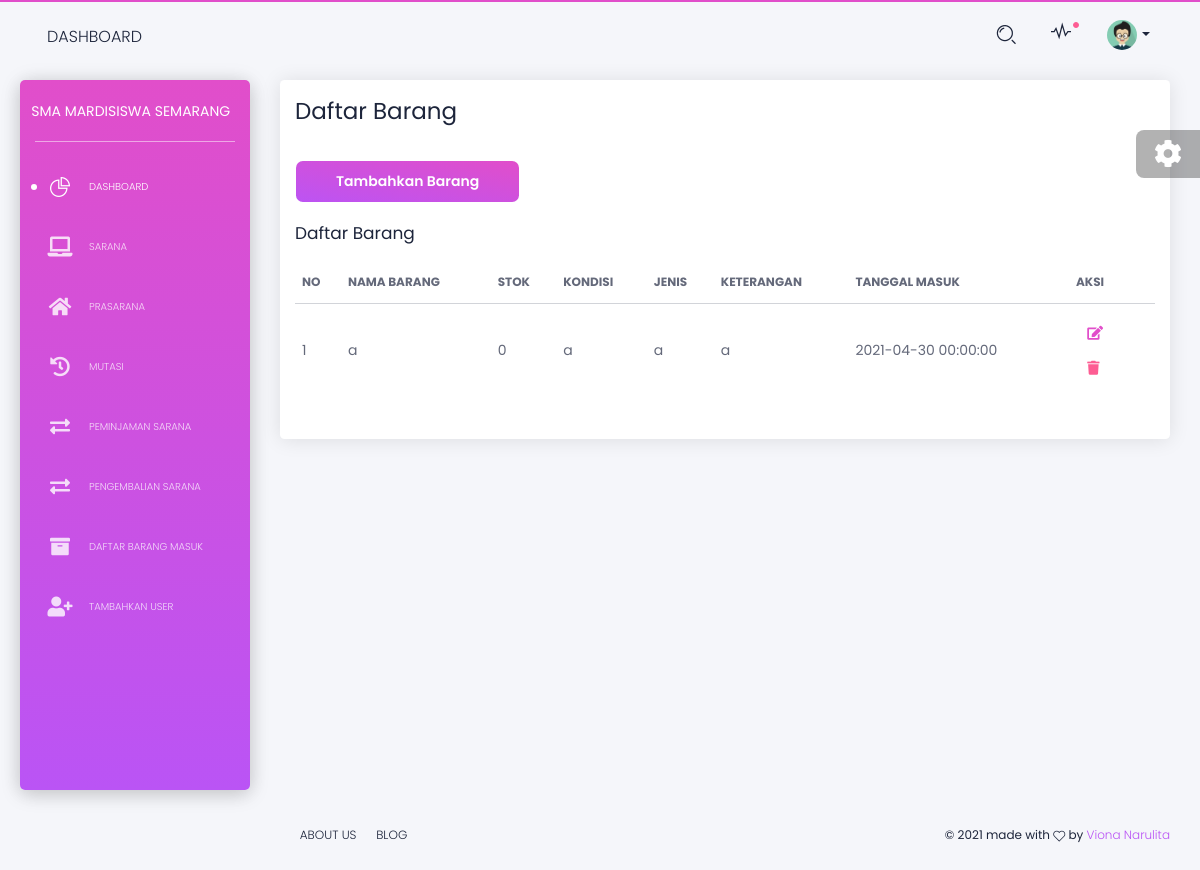
Screenshot of /index.php/admin/daftar_barang with the database file from the repository.
### tables this page shows
CREATE TABLE `tb_barang` (
  `id_barang` int(11) NOT NULL,
  `nama_barang` varchar(250) NOT NULL,
  `stok` int(11) NOT NULL,
  `kondisi` varchar(225) NOT NULL,
  `jenis` varchar(225) NOT NULL,
  `keterangan` varchar(225) NOT NULL,
  `tgl_masuk` datetime NOT NULL
);

### application/controllers/admin/daftar_barang.php (called while the page is built, shortened)
<?php
class Daftar_barang extends CI_Controller{
	public function index(){
		$data['daftar_barang'] = $this->db->get('tb_barang')->result_array();
		$this->load->view('templates_admin/header');
		$this->load->view('templates_admin/sidebar');
		$this->load->view('templates_admin/navbar');
		$this->load->view('admin/daftar_barang', $data);
		$this->load->view('templates_admin/footer');
	}
	}
 ?>

### index.php (called while the page is built, shortened)
<?php
require_once BASEPATH.'core/CodeIgniter.php';

### application/views/admin/daftar_barang.php (the view, shortened to what this page needs)
<div class="content">
  <div class="row">
    <div class="col-md-12">
      <div class="card ">
        <div class="card-header">
          <h3>Daftar Barang</h3>
         <button class="btn btn-primary" data-toggle="modal" data-target=#modal>Tambahkan Barang</button>
        </div>
        <div class="card-body">
          <div class="table-responsive">
            <h4>Daftar Barang</h4>
            <table class="table tablesorter " id="">
              <thead class=" text-primary">
                <tr>
                  <th>
                    NO
                  </th>
                  <th>
                    Nama Barang
                  </th>
                  <th>
                    Stok
                  </th>
                  <th>
                    Kondisi
                  </th>
                  <th>
                    Jenis
                  </th>
                  <th>
                    Keterangan
                  </th>
                  <th>
                    Tanggal Masuk
                  </th>
                  <th style="width: 10%">Aksi</th>
                </tr>
              </thead>
              <tbody>
                 <?php
                 $i= 1;
                foreach($daftar_barang as $ds): ?>
                <tr>
                  <td><?php echo $i++; ?></td>
                  <td><?php echo $ds['nama_barang'] ?></td>
                  <td><?php echo $ds['stok'] ?></td>
                  <td><?php echo $ds['kondisi'] ?></td>
                  <td><?php echo $ds['jenis'] ?> </td>
                  <td><?php echo $ds['keterangan'] ?> </td>
                  <td><?php echo $ds['tgl_masuk'] ?> </td>
                  <td>
                    <a href="" class="btn btn-primary btn-link" data-toggle="modal" data-target=#modal_edit data-id="<?= $ds['id_barang'] ?>"  data-nama_barang="<?= $ds['nama_barang'] ?>"  data-stok="<?= $ds['stok'] ?>"  data-kondisi="<?= $ds['kondisi'] ?>"  data-jenis="<?= $ds['jenis'] ?>" data-keterangan="<?= $ds['keterangan']?>" data-tgl_masuk="<?= $ds['tgl_masuk'] ?>" onclick="tampilkanDataEdit(this)"><i class="fas fa-edit"></i></a>
                    <a href="<?php echo base_url('admin/daftar_barang/hapus_barang/'). $ds['id_barang'] ?>" class="btn btn-danger btn-link" onclick="return confirm('apakah anda yakin?')"><i class="fas fa-trash"></i></a>
                  </td>
                </tr>
              <?php endforeach; ?>
                     </tbody>
            </table>
          </div>
        </div>
      </div>
    </div>
  </div>
</div>
</div>
</div>

### rows the page displays
tb_barang: nama_barang "a", stok "0", kondisi "a", jenis "a", keterangan "a", tgl_masuk "2021-04-30 00:00:00"
